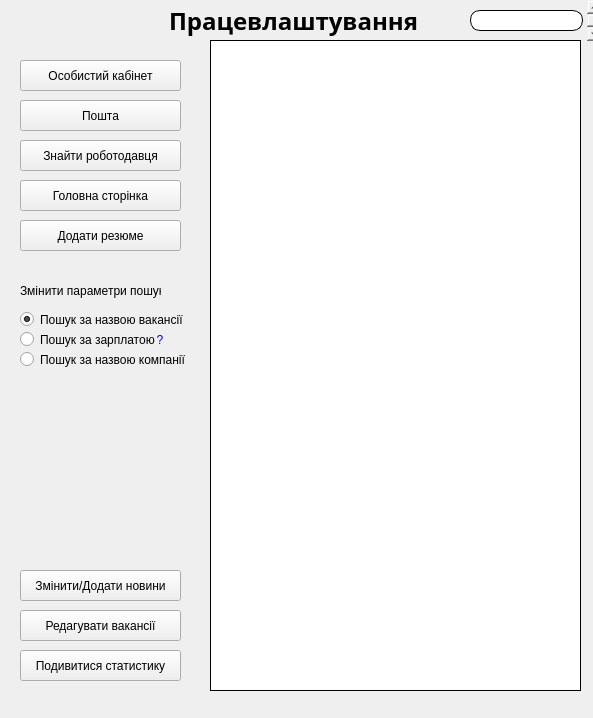
<?xml version="1.0" encoding="UTF-8"?>
<ui version="4.0">
 <class>MainWindow</class>
 <widget class="QMainWindow" name="MainWindow">
  <property name="geometry">
   <rect>
    <x>0</x>
    <y>0</y>
    <width>593</width>
    <height>718</height>
   </rect>
  </property>
  <property name="windowTitle">
   <string>MainWindow</string>
  </property>
  <widget class="QWidget" name="centralwidget">
   <widget class="QTextBrowser" name="textBrowser">
    <property name="geometry">
     <rect>
      <x>0</x>
      <y>0</y>
      <width>601</width>
      <height>41</height>
     </rect>
    </property>
    <property name="font">
     <font>
      <family>Monotype Corsiva</family>
      <italic>true</italic>
     </font>
    </property>
    <property name="styleSheet">
     <string notr="true">background-color: rgba(255, 255, 255, 0);
border:none;</string>
    </property>
    <property name="html">
     <string>&lt;!DOCTYPE HTML PUBLIC &quot;-//W3C//DTD HTML 4.0//EN&quot; &quot;http://www.w3.org/TR/REC-html40/strict.dtd&quot;&gt;
&lt;html&gt;&lt;head&gt;&lt;meta name=&quot;qrichtext&quot; content=&quot;1&quot; /&gt;&lt;style type=&quot;text/css&quot;&gt;
p, li { white-space: pre-wrap; }
&lt;/style&gt;&lt;/head&gt;&lt;body style=&quot; font-family:'Monotype Corsiva'; font-size:8.25pt; font-weight:400; font-style:italic;&quot;&gt;
&lt;p align=&quot;center&quot; style=&quot; margin-top:0px; margin-bottom:0px; margin-left:0px; margin-right:0px; -qt-block-indent:0; text-indent:0px;&quot;&gt;&lt;span style=&quot; font-family:'MS Shell Dlg 2'; font-size:18pt; font-weight:600; font-style:normal;&quot;&gt;Працевлаштування&lt;/span&gt;&lt;/p&gt;&lt;/body&gt;&lt;/html&gt;</string>
    </property>
   </widget>
   <widget class="QTableWidget" name="MainTableForWidgets">
    <property name="geometry">
     <rect>
      <x>210</x>
      <y>40</y>
      <width>371</width>
      <height>651</height>
     </rect>
    </property>
    <property name="styleSheet">
     <string notr="true">QTableWidget::item{
	background-image: url(:/image/images/HelpBackground.png) 0 0 0 0 stretch stretch;
	border:2px solid black;
}
QTableWidget{
	border:1px solid black;
}</string>
    </property>
   </widget>
   <widget class="QStackedWidget" name="WhoIsLoggedIn">
    <property name="geometry">
     <rect>
      <x>0</x>
      <y>40</y>
      <width>211</width>
      <height>651</height>
     </rect>
    </property>
    <property name="currentIndex">
     <number>0</number>
    </property>
    <widget class="QWidget" name="page">
     <widget class="QPushButton" name="PrivateOffice">
      <property name="geometry">
       <rect>
        <x>20</x>
        <y>20</y>
        <width>161</width>
        <height>31</height>
       </rect>
      </property>
      <property name="text">
       <string>Особистий кабінет</string>
      </property>
     </widget>
     <widget class="QPushButton" name="Mail">
      <property name="geometry">
       <rect>
        <x>20</x>
        <y>60</y>
        <width>161</width>
        <height>31</height>
       </rect>
      </property>
      <property name="text">
       <string>Пошта</string>
      </property>
     </widget>
     <widget class="QPushButton" name="FindEmployer">
      <property name="geometry">
       <rect>
        <x>20</x>
        <y>100</y>
        <width>161</width>
        <height>31</height>
       </rect>
      </property>
      <property name="text">
       <string>Знайти роботодавця</string>
      </property>
     </widget>
     <widget class="QPushButton" name="HomePage">
      <property name="geometry">
       <rect>
        <x>20</x>
        <y>140</y>
        <width>161</width>
        <height>31</height>
       </rect>
      </property>
      <property name="text">
       <string>Головна сторінка</string>
      </property>
     </widget>
     <widget class="QPushButton" name="ChangeNews">
      <property name="geometry">
       <rect>
        <x>20</x>
        <y>530</y>
        <width>161</width>
        <height>31</height>
       </rect>
      </property>
      <property name="text">
       <string>Змінити/Додати новини</string>
      </property>
     </widget>
     <widget class="QPushButton" name="CheckStatistics">
      <property name="geometry">
       <rect>
        <x>20</x>
        <y>610</y>
        <width>161</width>
        <height>31</height>
       </rect>
      </property>
      <property name="text">
       <string>Подивитися статистику</string>
      </property>
     </widget>
     <widget class="QPushButton" name="AddResume">
      <property name="geometry">
       <rect>
        <x>20</x>
        <y>180</y>
        <width>161</width>
        <height>31</height>
       </rect>
      </property>
      <property name="text">
       <string>Додати резюме</string>
      </property>
     </widget>
     <widget class="QWidget" name="widget" native="true">
      <property name="geometry">
       <rect>
        <x>10</x>
        <y>260</y>
        <width>191</width>
        <height>81</height>
       </rect>
      </property>
      <property name="styleSheet">
       <string notr="true"/>
      </property>
      <widget class="QRadioButton" name="radioButton">
       <property name="geometry">
        <rect>
         <x>10</x>
         <y>10</y>
         <width>171</width>
         <height>19</height>
        </rect>
       </property>
       <property name="text">
        <string>Пошук за назвою вакансії</string>
       </property>
       <property name="checked">
        <bool>true</bool>
       </property>
      </widget>
      <widget class="QRadioButton" name="radioButton_2">
       <property name="geometry">
        <rect>
         <x>10</x>
         <y>30</y>
         <width>171</width>
         <height>19</height>
        </rect>
       </property>
       <property name="text">
        <string>Пошук за зарплатою</string>
       </property>
      </widget>
      <widget class="QRadioButton" name="radioButton_3">
       <property name="geometry">
        <rect>
         <x>10</x>
         <y>50</y>
         <width>171</width>
         <height>19</height>
        </rect>
       </property>
       <property name="text">
        <string>Пошук за назвою компанії</string>
       </property>
      </widget>
      <widget class="QLabel" name="label_2">
       <property name="geometry">
        <rect>
         <x>140</x>
         <y>30</y>
         <width>20</width>
         <height>20</height>
        </rect>
       </property>
       <property name="toolTip">
        <string>&lt;html&gt;&lt;head/&gt;&lt;body&gt;&lt;p&gt;Для регулювання потрібної зарплати можна використовувати знаки &amp;gt; та &amp;lt;&lt;/p&gt;&lt;/body&gt;&lt;/html&gt;</string>
       </property>
       <property name="text">
        <string>&lt;html&gt;&lt;head/&gt;&lt;body&gt;&lt;p align=&quot;center&quot;&gt;&lt;span style=&quot; color:#0000ff;&quot;&gt;?&lt;/span&gt;&lt;/p&gt;&lt;/body&gt;&lt;/html&gt;</string>
       </property>
      </widget>
     </widget>
     <widget class="QLabel" name="label">
      <property name="geometry">
       <rect>
        <x>20</x>
        <y>240</y>
        <width>141</width>
        <height>21</height>
       </rect>
      </property>
      <property name="text">
       <string>Змінити параметри пошуку</string>
      </property>
     </widget>
     <widget class="QPushButton" name="RedactVacancy">
      <property name="geometry">
       <rect>
        <x>20</x>
        <y>570</y>
        <width>161</width>
        <height>31</height>
       </rect>
      </property>
      <property name="text">
       <string>Редагувати вакансії</string>
      </property>
     </widget>
    </widget>
    <widget class="QWidget" name="page_2">
     <widget class="QPushButton" name="HomePage_2">
      <property name="geometry">
       <rect>
        <x>20</x>
        <y>100</y>
        <width>161</width>
        <height>31</height>
       </rect>
      </property>
      <property name="text">
       <string>Головна сторінка</string>
      </property>
     </widget>
     <widget class="QPushButton" name="CheckJobApplications">
      <property name="geometry">
       <rect>
        <x>20</x>
        <y>60</y>
        <width>161</width>
        <height>31</height>
       </rect>
      </property>
      <property name="text">
       <string>Переглянути заявки</string>
      </property>
     </widget>
     <widget class="QPushButton" name="PrivateOffice_2">
      <property name="geometry">
       <rect>
        <x>20</x>
        <y>20</y>
        <width>161</width>
        <height>31</height>
       </rect>
      </property>
      <property name="text">
       <string>Особистий кабінет</string>
      </property>
     </widget>
     <widget class="QPushButton" name="AddVacancy">
      <property name="geometry">
       <rect>
        <x>20</x>
        <y>140</y>
        <width>161</width>
        <height>31</height>
       </rect>
      </property>
      <property name="text">
       <string>Додати вакансію</string>
      </property>
     </widget>
     <widget class="QPushButton" name="Vacancy">
      <property name="geometry">
       <rect>
        <x>20</x>
        <y>180</y>
        <width>161</width>
        <height>31</height>
       </rect>
      </property>
      <property name="text">
       <string>Подивитися свої вакансії</string>
      </property>
     </widget>
    </widget>
   </widget>
   <widget class="QLineEdit" name="lineEdit">
    <property name="geometry">
     <rect>
      <x>470</x>
      <y>10</y>
      <width>113</width>
      <height>21</height>
     </rect>
    </property>
    <property name="styleSheet">
     <string notr="true">border: 1px solid black;
border-radius:10px;</string>
    </property>
   </widget>
   <zorder>textBrowser</zorder>
   <zorder>WhoIsLoggedIn</zorder>
   <zorder>MainTableForWidgets</zorder>
   <zorder>lineEdit</zorder>
  </widget>
  <widget class="QMenuBar" name="menuBar">
   <property name="geometry">
    <rect>
     <x>0</x>
     <y>0</y>
     <width>593</width>
     <height>20</height>
    </rect>
   </property>
  </widget>
 </widget>
 <resources/>
 <connections/>
</ui>
